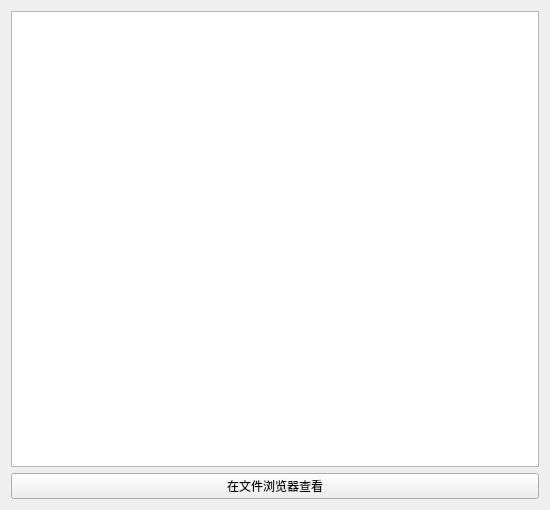
<?xml version="1.0" encoding="UTF-8"?>
<ui version="4.0">
 <class>caseList</class>
 <widget class="QWidget" name="caseList">
  <property name="geometry">
   <rect>
    <x>0</x>
    <y>0</y>
    <width>550</width>
    <height>510</height>
   </rect>
  </property>
  <property name="windowTitle">
   <string>已存事件</string>
  </property>
  <layout class="QGridLayout" name="gridLayout">
   <item row="0" column="0">
    <widget class="QListWidget" name="listWidget"/>
   </item>
   <item row="1" column="0">
    <widget class="QPushButton" name="opendir">
     <property name="text">
      <string>在文件浏览器查看</string>
     </property>
    </widget>
   </item>
  </layout>
 </widget>
 <resources/>
 <connections/>
</ui>
